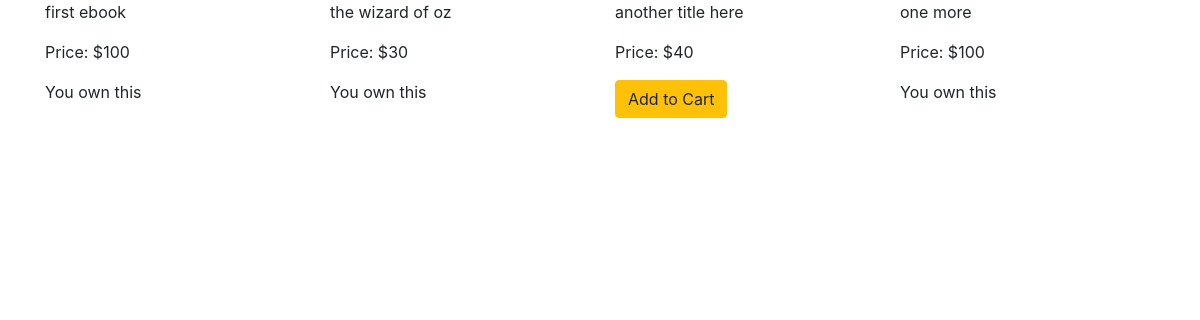
Screenshot of /products/ (signed in) with the database file from the repository.
### products/models.py (models this page shows, shortened)
class Product(models.Model):
    name = models.CharField(max_length=120)
    price = models.IntegerField()

### products/views.py (the view)
# urls.py: url(r'^', product_list, name='product-list')
@login_required
def product_list(request):
    object_list = Product.objects.all()
    filtered_orders = Order.objects.filter(owner=request.user.profile, is_ordered=False)
    current_order_products = []
    if filtered_orders.exists():
    	user_order = filtered_orders[0]
    	user_order_items = user_order.items.all()
    	current_order_products = [product.product for product in user_order_items]
    context = {
        'object_list': object_list,
        'current_order_products': current_order_products
    }
    return render(request, "products/product_list.html", context)

### products/templates/products/product_list.html (shortened to what this page needs)
{% extends 'base.html' %}
{% block content %}
    <div class="row">
    {% for object in object_list %}
        <div class="col-sm-3">
            <p>{{ object.name }}</p>
            <p>Price: ${{ object.price }}</p>
            {% if object in user.profile.ebooks.all %}
            You own this
            {% elif object in current_order_products %}
            <a href="{% url 'shopping_cart:order_summary' %}" class="btn btn-warning">Go to Cart</a>
            {% else %}
            <a href="{% url 'shopping_cart:add_to_cart' object.id %}" class="btn btn-warning">Add to Cart</a>
            {% endif %}
        </div>
    {% endfor %}
    </div>
{% endblock content %}

### rows the page displays
Product: name "first ebook", price "100", shows "You own this"
Product: name "the wizard of oz", price "30", shows "You own this"
Product: name "another title here", price "40", shows "Add to Cart"
Product: name "one more", price "100", shows "You own this"
